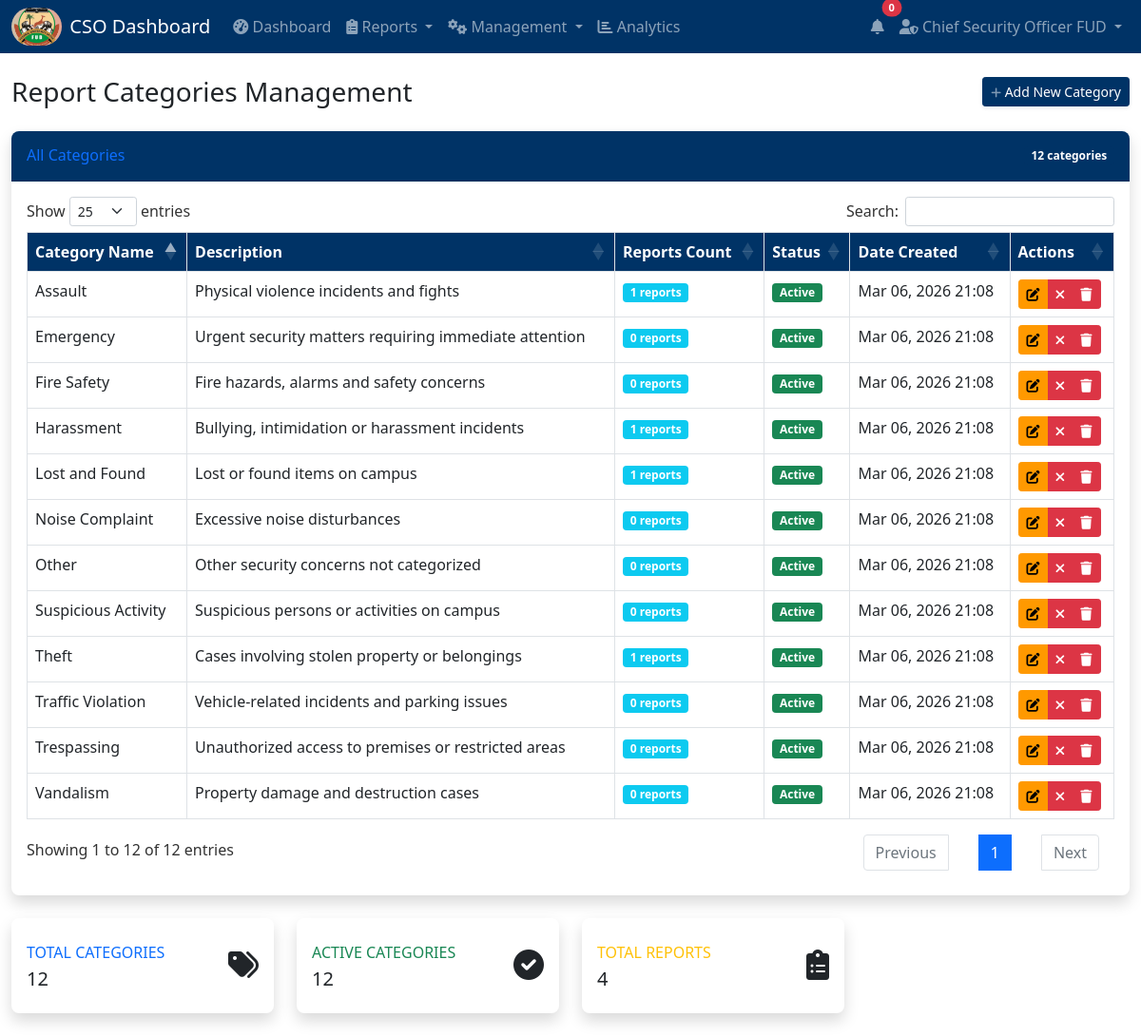
/cso/categories.php (signed in), run on the app's committed database.
### tables this page shows
CREATE TABLE `categories` (
  `id` int(11) NOT NULL AUTO_INCREMENT,
  `name` varchar(100) NOT NULL,
  `description` text DEFAULT NULL,
  `status` enum('active','inactive') DEFAULT 'active',
  `created_at` timestamp NOT NULL DEFAULT current_timestamp(),
  PRIMARY KEY (`id`)
);

### config/functions.php (called while the page is built, shortened)
<?php
function formatDate($date) {
    return date('M d, Y H:i', strtotime($date));
}
?>

### cso/categories.php (the view, shortened to what this page needs)
<?php
require_once '../config/functions.php';
$database = new Database();
$db = $database->getConnection();
$query = "SELECT c.*,
                 (SELECT COUNT(*) FROM reports WHERE category_id = c.id) as report_count
          FROM categories c
          ORDER BY c.status DESC, c.name ASC";
$stmt = $db->prepare($query);
$stmt->execute();
$categories = $stmt->fetchAll(PDO::FETCH_ASSOC);
?>
<?php include '../includes/header.php'; ?>
<?php include 'includes/cso_navbar.php'; ?>
<div class="container-fluid mt-4">
    <div class="d-sm-flex align-items-center justify-content-between mb-4">
        <h1 class="h3 mb-0 text-gray-800">Report Categories Management</h1>
        <a href="add_category.php" class="d-none d-sm-inline-block btn btn-sm btn-primary shadow-sm">
            <i class="fas fa-plus fa-sm text-white-50"></i> Add New Category
        </a>
    </div>
    <div class="card shadow mb-4">
        <div class="card-header py-3 d-flex justify-content-between align-items-center">
            <h6 class="m-0 font-weight-bold text-primary">All Categories</h6>
            <span class="badge bg-primary"><?= count($categories) ?> categories</span>
        </div>
        <div class="card-body">
            <div class="table-responsive">
                <table class="table table-bordered table-hover data-table">
                    <thead class="thead-light">
                        <tr>
                            <th>Category Name</th>
                            <th>Description</th>
                            <th>Reports Count</th>
                            <th>Status</th>
                            <th>Date Created</th>
                            <th>Actions</th>
                        </tr>
                    </thead>
                    <tbody>
                        <?php foreach ($categories as $category): ?>
                        <tr>
                            <td><?= htmlspecialchars($category['name']) ?></td>
                            <td><?= htmlspecialchars($category['description'] ?? 'No description') ?></td>
                            <td>
                                <span class="badge bg-info"><?= $category['report_count'] ?> reports</span>
                            </td>
                            <td>
                                <span class="badge bg-<?= $category['status'] == 'active' ? 'success' : 'danger' ?>">
                                    <?= ucfirst($category['status']) ?>
                                </span>
                            </td>
                            <td><?= formatDate($category['created_at']) ?></td>
                            <td>
                                <div class="btn-group btn-group-sm">
                                    <a href="edit_category.php?id=<?= $category['id'] ?>" class="btn btn-warning">
                                        <i class="fas fa-edit"></i>
                                    </a>
                                    <a href="categories.php?toggle_status=<?= $category['id'] ?>"
                                       class="btn btn-<?= $category['status'] == 'active' ? 'danger' : 'success' ?>"
                                       onclick="return confirm('Are you sure you want to <?= $category['status'] == 'active' ? 'deactivate' : 'activate' ?> this category?')">
                                        <i class="fas fa-<?= $category['status'] == 'active' ? 'times' : 'check' ?>"></i>
                                    </a>
                                    <a href="categories.php?delete=<?= $category['id'] ?>"
                                       class="btn btn-danger confirm-delete"
                                       onclick="return confirm('Are you sure you want to delete this category? This action cannot be undone.')">
                                        <i class="fas fa-trash"></i>
                                    </a>
                                </div>
                            </td>
                        </tr>
                        <?php endforeach; ?>
                    </tbody>
                </table>
            </div>
        </div>
    </div>
    <div class="row">
        <div class="col-xl-3 col-md-6 mb-4">
            <div class="card border-left-primary shadow h-100 py-2">
                <div class="card-body">
                    <div class="row no-gutters align-items-center">
                        <div class="col mr-2">
                            <div class="text-xs font-weight-bold text-primary text-uppercase mb-1">
                                Total Categories</div>
                            <div class="h5 mb-0 font-weight-bold text-gray-800"><?= count($categories) ?></div>
                        </div>
                        <div class="col-auto">
                            <i class="fas fa-tags fa-2x text-gray-300"></i>
                        </div>
                    </div>
                </div>
            </div>
        </div>
        <div class="col-xl-3 col-md-6 mb-4">
            <div class="card border-left-success shadow h-100 py-2">
                <div class="card-body">
                    <div class="row no-gutters align-items-center">
                        <div class="col mr-2">
                            <div class="text-xs font-weight-bold text-success text-uppercase mb-1">
                                Active Categories</div>
                            <div class="h5 mb-0 font-weight-bold text-gray-800">
                                <?= count(array_filter($categories, function($c) { return $c['status'] == 'active'; })) ?>
                            </div>
                        </div>
                        <div class="col-auto">
                            <i class="fas fa-check-circle fa-2x text-gray-300"></i>
                        </div>
                    </div>
                </div>
            </div>
        </div>
        <div class="col-xl-3 col-md-6 mb-4">
            <div class="card border-left-warning shadow h-100 py-2">
                <div class="card-body">
                    <div class="row no-gutters align-items-center">
                        <div class="col mr-2">
                            <div class="text-xs font-weight-bold text-warning text-uppercase mb-1">
                                Total Reports</div>
                            <div class="h5 mb-0 font-weight-bold text-gray-800">
                                <?= array_sum(array_column($categories, 'report_count')) ?>
                            </div>
                        </div>
                        <div class="col-auto">
                            <i class="fas fa-clipboard-list fa-2x text-gray-300"></i>
                        </div>
                    </div>
                </div>
            </div>
        </div>
    </div>
</div>
<?php include '../includes/footer.php'; ?>

### assets/css/custom.css (style rules this page uses)
:root { --fud-primary: #003366; --fud-secondary: #FF9900; --fud-accent: #6699CC; }
.bg-primary { background-color: var(--fud-primary) !important; }
.btn-primary { background-color: var(--fud-primary); border-color: var(--fud-primary); }
.btn-warning { background-color: var(--fud-secondary); border-color: var(--fud-secondary); color: #000; }
.card { border: none; box-shadow: 0 0.15rem 1.75rem 0 rgba(58, 59, 69, 0.15); border-radius: 0.5rem; }
.card-header { background-color: var(--fud-primary); color: white; font-weight: 600; border-radius: 0.5rem 0.5rem 0 0 !important; }
.table th { background-color: var(--fud-primary); color: white; }

### data on the page
categories: name "Assault", description "Physical violence incidents and fights", report_count "1", status "Active", created_at "Mar 06, 2026 21:08"
categories: name "Emergency", description "Urgent security matters requiring immediate attention", report_count "0", status "Active", created_at "Mar 06, 2026 21:08"
categories: name "Fire Safety", description "Fire hazards, alarms and safety concerns", report_count "0", status "Active", created_at "Mar 06, 2026 21:08"
categories: name "Harassment", description "Bullying, intimidation or harassment incidents", report_count "1", status "Active", created_at "Mar 06, 2026 21:08"
categories: name "Lost and Found", description "Lost or found items on campus", report_count "1", status "Active", created_at "Mar 06, 2026 21:08"
categories: name "Noise Complaint", description "Excessive noise disturbances", report_count "0", status "Active", created_at "Mar 06, 2026 21:08"
categories: name "Other", description "Other security concerns not categorized", report_count "0", status "Active", created_at "Mar 06, 2026 21:08"
categories: name "Suspicious Activity", description "Suspicious persons or activities on campus", report_count "0", status "Active", created_at "Mar 06, 2026 21:08"
categories: name "Theft", description "Cases involving stolen property or belongings", report_count "1", status "Active", created_at "Mar 06, 2026 21:08"
categories: name "Traffic Violation", description "Vehicle-related incidents and parking issues", report_count "0", status "Active", created_at "Mar 06, 2026 21:08"
categories: name "Trespassing", description "Unauthorized access to premises or restricted areas", report_count "0", status "Active", created_at "Mar 06, 2026 21:08"
categories: name "Vandalism", description "Property damage and destruction cases", report_count "0", status "Active", created_at "Mar 06, 2026 21:08"

### other printed values
$_SESSION['name'] "Chief Security Officer FUD"
count($categories) "12"
array_sum(array_column($categories, 'report_count')) "4"
